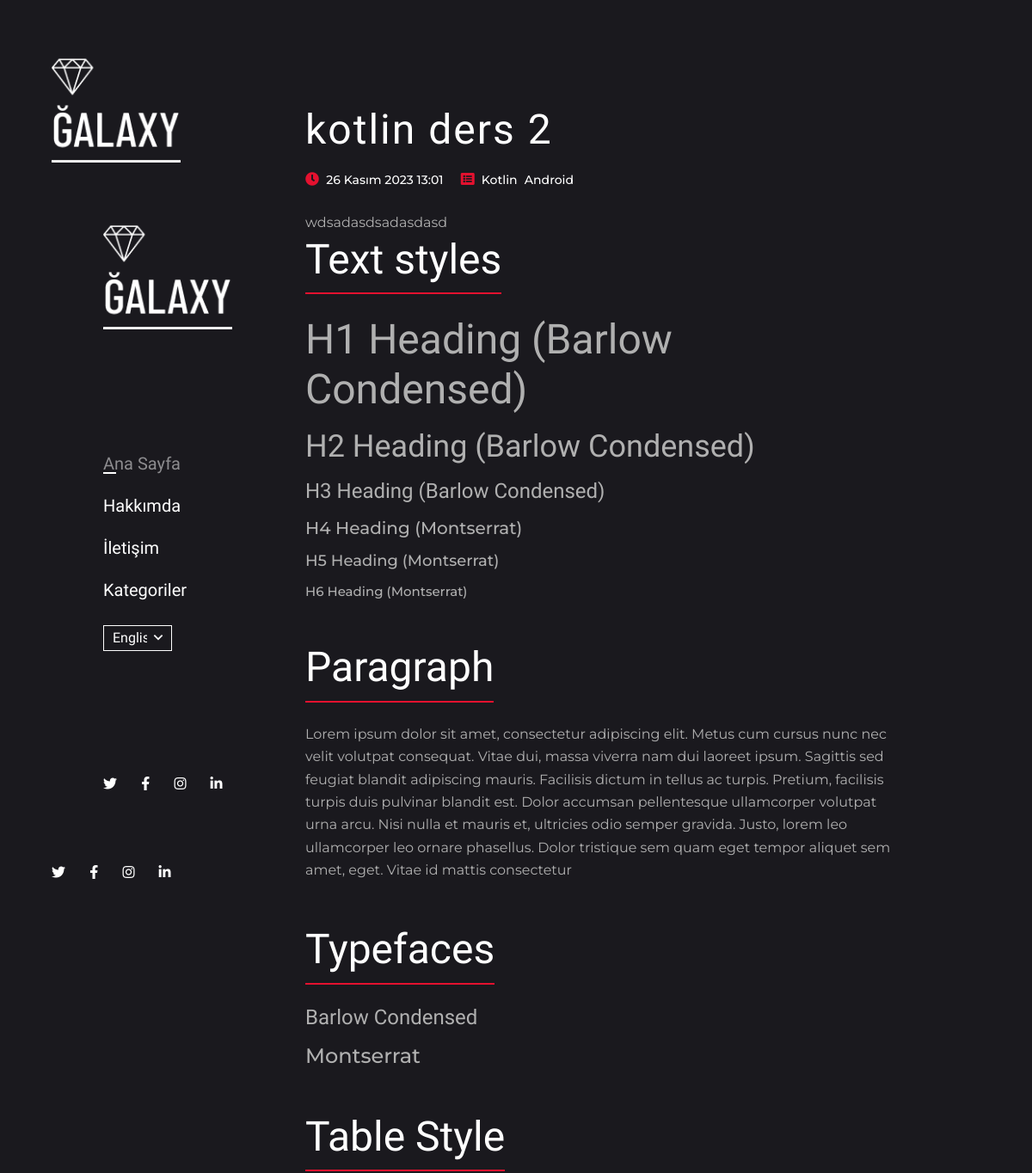
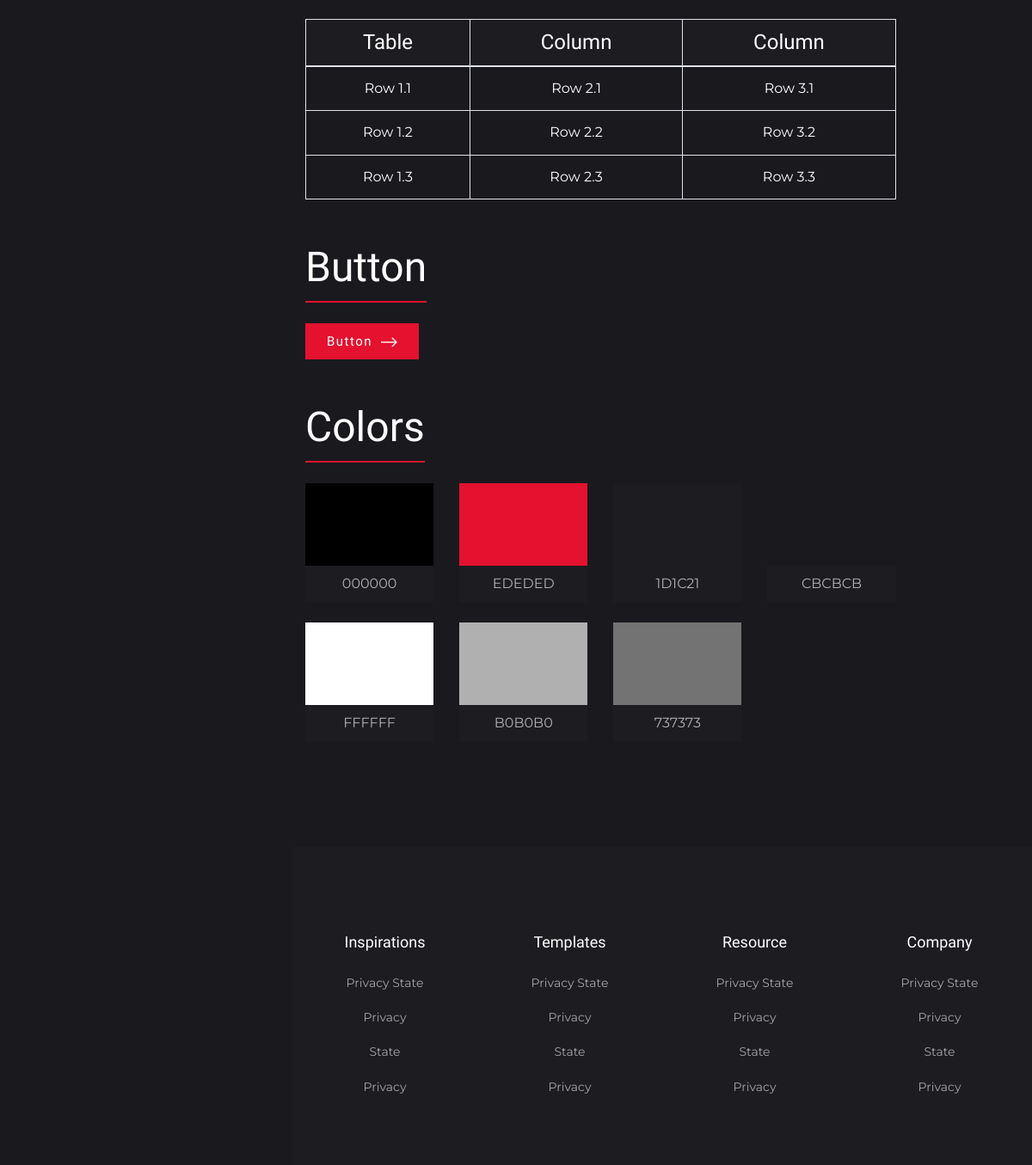
Screenshot of /blog_detail/kotlin-ders-2 with the database file from the repository (2 pictures, top to bottom).
### blogs/models.py (models this page shows, shortened)
class Article(models.Model):
    title = models.CharField(max_length=100)
    description = RichTextField()
    image = models.ImageField(upload_to="blogs", null=True)  # null=True değerini sil
    is_active = models.BooleanField(default=True)
    created_date = models.DateTimeField(auto_now_add=True)
    slug = models.SlugField(unique=True, null=False, blank=True, db_index=True, editable=False)
    categories = models.ManyToManyField(Category)

class Category(models.Model):
    name = models.CharField(max_length=50)
    slug = models.SlugField(null=False, blank=True, unique=True, db_index=True, editable=False)
    def __str__(self):
        return f"{self.name}"

### blogs/views.py (the view)
# urls.py: path('blog_detail/<slug:slug>', views.blog_detail, name="blog_detail")
def blog_detail(request, slug):
    blog = models.Article.objects.get(slug=slug)
    return render(request, "blog-details.html", context={
        "blog": blog
    })

### templates/blog-details.html (shortened to what this page needs)
{% extends 'base.html' %}
{% load static %}
{% block content %}
<div class="container py-4 my-5">
    <div class="row justify-content-between">
        <div class="col-lg-10">
            <h1 class="text-white add-letter-space mt-4">
                {{ blog.title }}
            </h1>
            <ul class="post-meta mt-3 mb-4">
                <li class="d-inline-block mr-3">
                    <span class="fas fa-clock text-primary"></span>
                    <a class="ml-1" href="#">
                        {{ blog.created_date }}
                    </a>
                </li>
                <li class="d-inline-block">
                    <span class="fas fa-list-alt text-primary"></span>
                    {% for categori in blog.categories.all %}
                    <a class="ml-1" href="{% url 'kategoriler_detay' categori.slug %}">{{ categori }}</a>
                    {% endfor %}
                </li>
            </ul>
            <p>
                {{ blog.description|safe }}
            </p>
            <div class="widget">
                <h1 class="widget-title text-white d-inline-block mb-4">Text styles</h1>
                <h1 class="h1 mb-3">H1 Heading (Barlow Condensed)</h1>
                <h2 class="h2 mb-3">H2 Heading (Barlow Condensed)</h2>
                <h3 class="h3 mb-3">H3 Heading (Barlow Condensed)</h3>
                <h4 class="h4 mb-3">H4 Heading (Montserrat)</h4>
                <h5 class="h5 mb-3">H5 Heading (Montserrat)</h5>
                <h6 class="h6 mb-3">H6 Heading (Montserrat)</h6>
            </div>
            <div class="widget">
                <h1 class="widget-title text-white d-inline-block mb-4">Paragraph</h1>
                <p>Lorem ipsum dolor sit amet, consectetur adipiscing elit. Metus cum cursus nunc nec velit
                    volutpat consequat. Vitae dui, massa viverra nam dui laoreet ipsum. Sagittis sed feugiat
                    blandit adipiscing mauris. Facilisis dictum in tellus ac turpis. Pretium, facilisis turpis
                    duis pulvinar blandit est. Dolor accumsan pellentesque ullamcorper volutpat urna arcu. Nisi
                    nulla et mauris et, ultricies odio semper gravida. Justo, lorem leo ullamcorper leo ornare
                    phasellus. Dolor tristique sem quam eget tempor aliquet sem amet, eget. Vitae id mattis
                    consectetur </p>
            </div>
            <div class="widget">
                <h1 class="widget-title text-white d-inline-block mb-4">Typefaces</h1>
                <h3 class="font-primary mb-3">Barlow Condensed</h3>
                <h3 class="font-secondary">Montserrat</h3>
            </div>
            <div class="widget">
                <h1 class="widget-title text-white d-inline-block mb-4">Table Style</h1>
                <table class="table table-bordered text-center text-white table-transparent">
                    <thead class="bg-dark">
                    <tr>
                        <th class="h3" scope="col">Table</th>
                        <th class="h3" scope="col">Column</th>
                        <th class="h3" scope="col">Column</th>
                    </tr>
                    </thead>
                    <tbody>
                    <tr>
                        <td>Row 1.1</td>
                        <td>Row 2.1</td>
                        <td>Row 3.1</td>
                    </tr>
                    <tr>
                        <td>Row 1.2</td>
                        <td>Row 2.2</td>
                        <td>Row 3.2</td>
                    </tr>
                    <tr>
                        <td>Row 1.3</td>
                        <td>Row 2.3</td>
                        <td>Row 3.3</td>
                    </tr>
                    </tbody>
                </table>
            </div>
            <div class="widget">
                <h1 class="widget-title text-white d-inline-block mb-4">Button</h1>
                <div class="d-block">
                    <a class="btn btn-primary" href="#!">Button <img src="{% static 'images/arrow-right.png' %}"
                                                                     alt=""></a>
                </div>
            </div>
            <div class="widget">
                <h1 class="widget-title text-white d-inline-block">Colors</h1>
                <div class="row text-center">
                    <div class="col-sm-3 mt-4">
                        <div class="rounded">
                            <div class="bg-black py-5"></div>
                            <p class="bg-dark py-2">000000</p>
                        </div>
                    </div>
                    <div class="col-sm-3 mt-4">
                        <div class="rounded">
                            <div class="bg-primary py-5"></div>
                            <p class="bg-dark py-2">EDEDED</p>
                        </div>
                    </div>
                    <div class="col-sm-3 mt-4">
                        <div class="rounded">
                            <div class="bg-dark py-5"></div>
                            <p class="bg-dark py-2">1D1C21</p>
                        </div>
                    </div>
                    <div class="col-sm-3 mt-4">
                        <div class="rounded">
                            <div class="bg-dark-gray py-5"></div>
                            <p class="bg-dark py-2">CBCBCB</p>
                        </div>
                    </div>
                    <div class="col-sm-3 mt-4">
                        <div class="rounded">
                            <div class="bg-white py-5"></div>
                            <p class="bg-dark py-2">FFFFFF</p>
                        </div>
                    </div>
                    <div class="col-sm-3 mt-4">
                        <div class="rounded">
                            <div class="bg-gray py-5"></div>
                            <p class="bg-dark py-2">B0B0B0</p>
                        </div>
                    </div>
                    <div class="col-sm-3 mt-4">
                        <div class="rounded">
                            <div class="bg-black-700-darken py-5"></div>
                            <p class="bg-dark py-2">737373</p>
                        </div>
                    </div>
                </div>
            </div>
        </div>
    </div>
</div>
{% endblock %}

### static/css/style.css (style rules this page uses)
body { color: #B0B0B0; background-color: #1A191E; font-family: "Montserrat", sans-serif; font-size: 16px; line-height: 1.65; overflow-y: hidden; }
body.loaded { overflow-y: scroll; }
.btn { font-size: 15px; padding: 10px 25px; letter-spacing: 0.1em; color: #ffffff; font-family: "Barlow Condensed", sans-serif; border-radius: 0; border: 0; }
.btn img { margin-left: 5px; width: 19px; position: relative; }
.btn-primary { background-color: #E4112F; }
.font-primary { font-family: "Barlow Condensed", sans-serif; }
.font-secondary { font-family: "Montserrat", sans-serif; }
.add-letter-space { letter-spacing: 2px; }
.bg-gray { background-color: #B0B0B0; }
.text-primary, .text-primary-onHover:hover { color: #E4112F !important; }
.bg-primary { background-color: #E4112F !important; }
.bg-dark { background-color: #1D1C21 !important; }
.bg-black { background-color: #000000; }
.bg-black-700-darken { background-color: #737373; }
h1, .h1, h2, .h2, h3, .h3, h4 { font-family: "Barlow Condensed", sans-serif; }
h1, .h1 { font-size: 48px; }
h2, .h2 { font-size: 36px; }
h3, .h3 { font-size: 24px; }
h4, .h4 { font-size: 20px; }
h5, .h5 { font-size: 18px; }
h6, .h6 { font-size: 15px; }
.h4, h5, .h5, h6, .h6, p { font-family: "Montserrat", sans-serif; }
h1, .h1, h2, .h2, h3, .h3, h4, .h4, h5, .h5, h6, .h6, p { margin: 0; }
a { text-decoration: none; display: inline-block; transition: all 0.3s; }
ul, li { padding: 0; margin: 0; }
.post-meta li a { color: #ffffff; font-weight: 500; font-size: 14px; }
.widget { margin-bottom: 50px; }
.widget-title { border-bottom: 2px solid #E4112F; padding-bottom: 10px; }

### rows the page displays
Article: title "kotlin ders 2", created_date "26 Kasım 2023 13:01", description "wdsadasdsadasdasd"
Category: name "Kotlin"
Category: name "Android"
